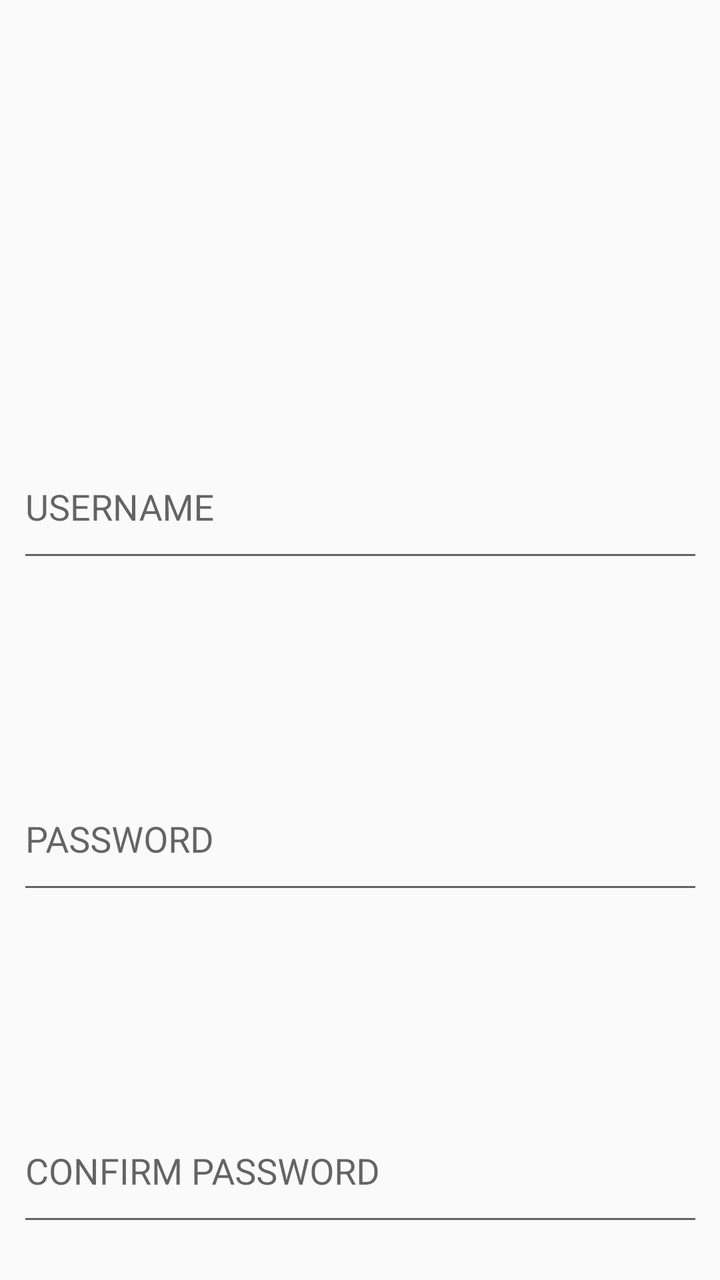
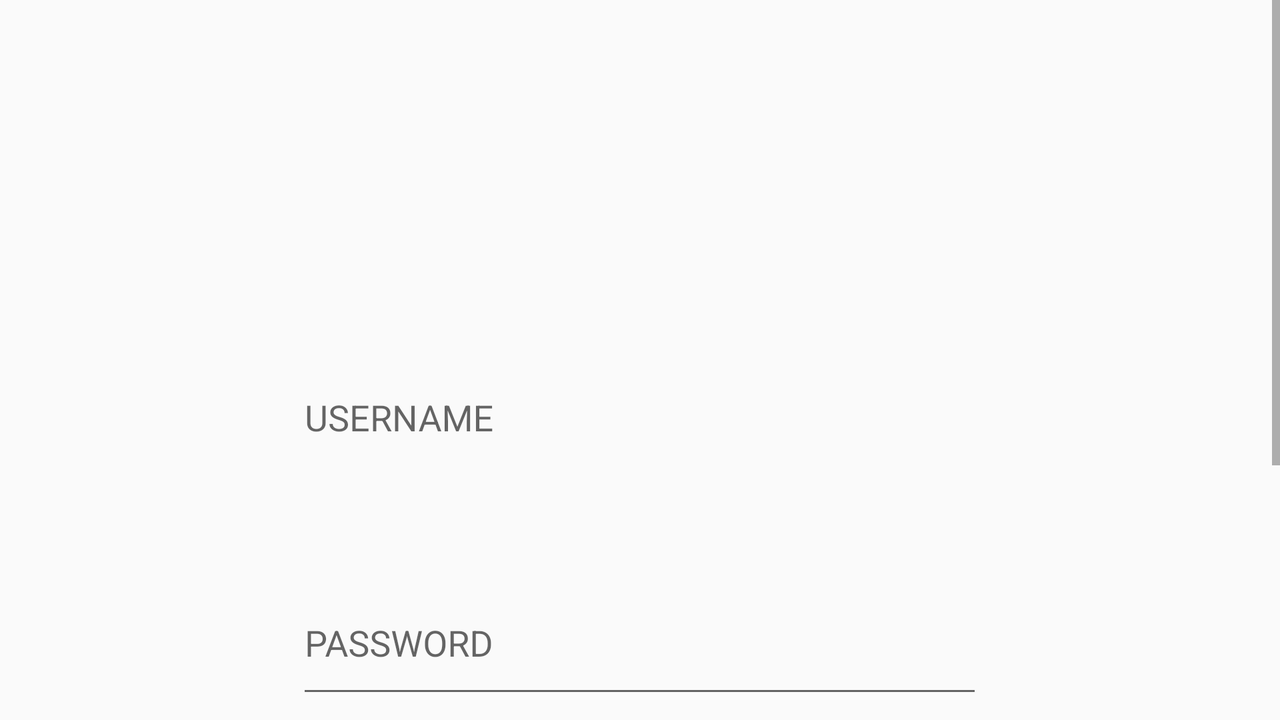

An Android layout and its configuration variant, each rendered on a device that would load it. The default file and the variant file are quoted in full after the pictures.
<!-- AndroidManifest.xml: application theme AppTheme -->
<!-- res/layout/content_signup.xml -->
<?xml version="1.0" encoding="utf-8"?>
<android.support.constraint.ConstraintLayout xmlns:android="http://schemas.android.com/apk/res/android"
    xmlns:app="http://schemas.android.com/apk/res-auto"
    xmlns:tools="http://schemas.android.com/tools"
    android:id="@+id/constraintLayout"
    android:layout_width="match_parent"
    android:layout_height="match_parent"
    app:layout_behavior="@string/appbar_scrolling_view_behavior"
    tools:showIn="@layout/activity_signup">

    <android.support.design.widget.TextInputLayout
        android:id="@+id/textInputLayout4"
        android:layout_width="343dp"
        android:layout_height="78dp"
        android:layout_marginStart="@dimen/port_margin_textinput_gori"
        android:layout_marginLeft="@dimen/port_margin_textinput_gori"
        android:layout_marginTop="208dp"
        android:layout_marginEnd="@dimen/port_margin_textinput_gori"
        android:layout_marginRight="@dimen/port_margin_textinput_gori"
        app:layout_constraintEnd_toEndOf="parent"
        app:layout_constraintStart_toStartOf="parent"
        app:layout_constraintTop_toTopOf="parent">

        <android.support.design.widget.TextInputEditText
            android:id="@+id/username"
            android:layout_width="match_parent"
            android:layout_height="match_parent"
            android:singleLine="true"
            android:hint="@string/username_hint" />

    </android.support.design.widget.TextInputLayout>

    <TextView
        android:id="@+id/username_info"
        android:layout_width="wrap_content"
        android:layout_height="wrap_content"
        android:layout_marginTop="10dp"
        android:text=""
        android:textColor="@color/warn"
        android:textSize="20sp"
        android:visibility="gone"
        app:layout_constraintEnd_toEndOf="parent"
        app:layout_constraintStart_toStartOf="parent"
        app:layout_constraintTop_toBottomOf="@+id/textInputLayout4" />

    <android.support.design.widget.TextInputLayout
        android:id="@+id/textInputLayout5"
        android:layout_width="343dp"
        android:layout_height="78dp"
        android:layout_marginStart="@dimen/port_margin_textinput_gori"
        android:layout_marginLeft="@dimen/port_margin_textinput_gori"
        android:layout_marginTop="88dp"
        android:layout_marginEnd="@dimen/port_margin_textinput_gori"
        android:layout_marginRight="@dimen/port_margin_textinput_gori"
        app:layout_constraintEnd_toEndOf="parent"
        app:layout_constraintStart_toStartOf="parent"
        app:layout_constraintTop_toBottomOf="@+id/textInputLayout4">

        <android.support.design.widget.TextInputEditText
            android:id="@+id/password"
            android:layout_width="match_parent"
            android:layout_height="match_parent"
            android:singleLine="true"
            android:inputType="textPassword"
            android:hint="@string/password_hint" />
    </android.support.design.widget.TextInputLayout>

    <TextView
        android:id="@+id/password_info"
        android:layout_width="wrap_content"
        android:layout_height="wrap_content"
        android:layout_marginTop="10dp"
        android:text=""
        android:textColor="@color/warn"
        android:textSize="20sp"
        android:visibility="gone"
        app:layout_constraintEnd_toEndOf="parent"
        app:layout_constraintStart_toStartOf="parent"
        app:layout_constraintTop_toBottomOf="@+id/textInputLayout5" />
    <android.support.design.widget.TextInputLayout
        android:id="@+id/textInputLayout6"
        android:layout_width="343dp"
        android:layout_height="78dp"
        android:layout_marginStart="@dimen/port_margin_textinput_gori"
        android:layout_marginLeft="@dimen/port_margin_textinput_gori"
        android:layout_marginTop="88dp"
        android:layout_marginEnd="@dimen/port_margin_textinput_gori"
        android:layout_marginRight="@dimen/port_margin_textinput_gori"
        app:layout_constraintEnd_toEndOf="parent"
        app:layout_constraintStart_toStartOf="parent"
        app:layout_constraintTop_toBottomOf="@+id/textInputLayout5">

        <android.support.design.widget.TextInputEditText
            android:id="@+id/con_password"
            android:layout_width="match_parent"
            android:layout_height="match_parent"
            android:singleLine="true"
            android:inputType="textPassword"
            android:hint="@string/password_confirm_hint" />
    </android.support.design.widget.TextInputLayout>

    <TextView
        android:id="@+id/con_pwd_info"
        android:layout_width="wrap_content"
        android:layout_height="wrap_content"
        android:layout_marginTop="10dp"
        android:text=""
        android:textColor="@color/warn"
        android:textSize="20sp"
        android:visibility="gone"
        app:layout_constraintEnd_toEndOf="parent"
        app:layout_constraintStart_toStartOf="parent"
        app:layout_constraintTop_toBottomOf="@+id/textInputLayout6" />
    <Button
        android:id="@+id/signup_con"
        android:layout_width="240dp"
        android:layout_height="45dp"
        android:layout_marginTop="50dp"
        android:background="@color/colorButton"
        android:text="@string/signup_button"
        app:layout_constraintTop_toBottomOf="@+id/textInputLayout6"
        app:layout_constraintEnd_toEndOf="parent"
        app:layout_constraintStart_toStartOf="parent" />
</android.support.constraint.ConstraintLayout>
<!-- res/layout/activity_signup.xml (included above) -->
<?xml version="1.0" encoding="utf-8"?>
<android.support.design.widget.CoordinatorLayout xmlns:android="http://schemas.android.com/apk/res/android"
    android:layout_width="match_parent"
    android:layout_height="match_parent">

    <android.support.design.widget.AppBarLayout
        android:layout_width="match_parent"
        android:layout_height="wrap_content"
        android:theme="@style/AppTheme.AppBarOverlay">

        <Button
            android:id="@+id/back"
            android:layout_width="100dp"
            android:layout_height="wrap_content"
            android:layout_marginTop="20dp"
            android:layout_marginBottom="20dp"
            android:layout_weight="1"
            android:background="@color/colorPrimary"
            android:text="@string/back_hint"
            android:textColor="@color/signUp"
            android:textSize="20sp"
            android:textStyle="bold" />

    </android.support.design.widget.AppBarLayout>

    <include
        layout="@layout/content_signup"
        android:layout_width="match_parent"
        android:layout_height="wrap_content" />

</android.support.design.widget.CoordinatorLayout>
<!-- resources referenced by this layout -->
<resources>
  <color name="colorButton">#53868B</color>
  <color name="colorPrimary">#EE6363</color>
  <color name="signUp">#FFFFFF</color>
  <color name="warn">#FF0000</color>
  <dimen name="port_margin_textinput_gori">22dp</dimen>
  <string name="back_hint">Back</string>
  <string name="password_confirm_hint">CONFIRM PASSWORD</string>
  <string name="password_hint">PASSWORD</string>
  <string name="signup_button">SIGN UP</string>
  <string name="username_hint">USERNAME</string>
  <style name="AppTheme.AppBarOverlay" parent="ThemeOverlay.AppCompat.Dark.ActionBar" />
  <style name="AppTheme" parent="Theme.AppCompat.Light.DarkActionBar">
          
          <item name="colorPrimary">@color/colorPrimary</item>
          <item name="colorPrimaryDark">@color/colorPrimaryDark</item>
          <item name="colorAccent">@color/colorAccent</item>
          <item name="windowNoTitle">true</item>
      </style>
  <color name="colorPrimaryDark">#00574B</color>
  <color name="colorAccent">#D81B60</color>
</resources>
<!-- res/layout-land/content_signup.xml (the repository's variant of the layout above) -->
<!-- drawn on the phone turned sideways -->
<?xml version="1.0" encoding="utf-8"?>
<android.support.constraint.ConstraintLayout xmlns:android="http://schemas.android.com/apk/res/android"
    xmlns:app="http://schemas.android.com/apk/res-auto"
    xmlns:tools="http://schemas.android.com/tools"
    android:id="@+id/constraintLayout"
    android:layout_width="match_parent"
    android:layout_height="match_parent"
    app:layout_behavior="@string/appbar_scrolling_view_behavior"
    tools:showIn="@layout/activity_signup"
    tools:context="com.example.a39500.myapplication.SignupActivity">


    <ScrollView
        android:layout_width="match_parent"
        android:layout_height="match_parent">

        <LinearLayout
            android:layout_width="match_parent"
            android:layout_height="wrap_content"
            android:orientation="vertical"
            android:gravity="center">

            <android.support.design.widget.TextInputLayout
                android:id="@+id/textInputLayout4"
                android:layout_width="343dp"
                android:layout_height="78dp"
                android:layout_marginTop="158dp"
                app:layout_constraintTop_toTopOf="parent">

                <android.support.design.widget.TextInputEditText
                    android:id="@+id/username"
                    android:layout_width="match_parent"
                    android:layout_height="78dp"
                    android:singleLine="true"
                    android:hint="@string/username_hint" />

            </android.support.design.widget.TextInputLayout>

            <TextView
                android:id="@+id/username_info"
                android:layout_width="wrap_content"
                android:layout_height="wrap_content"
                android:layout_weight="1"
                android:layout_marginTop="10dp"
                android:text=""
                android:textSize="20sp"
                android:visibility="gone"
                android:textColor="@color/warn"/>

            <android.support.design.widget.TextInputLayout
                android:id="@+id/textInputLayout5"
                android:layout_width="343dp"
                android:layout_height="78dp"
                android:layout_marginTop="40dp"
                app:layout_constraintTop_toBottomOf="@+id/textInputLayout4">

                <android.support.design.widget.TextInputEditText
                    android:id="@+id/password"
                    android:layout_width="match_parent"
                    android:layout_height="match_parent"
                    android:singleLine="true"
                    android:inputType="textPassword"
                    android:hint="@string/password_hint" />
            </android.support.design.widget.TextInputLayout>

            <TextView
                android:id="@+id/password_info"
                android:layout_width="wrap_content"
                android:layout_height="wrap_content"
                android:layout_weight="1"
                android:layout_marginTop="10dp"
                android:text=""
                android:textSize="20sp"
                android:visibility="gone"
                android:textColor="@color/warn"/>
            <android.support.design.widget.TextInputLayout
                android:id="@+id/textInputLayout6"
                android:layout_width="343dp"
                android:layout_height="78dp"
                android:layout_marginTop="40dp"
                app:layout_constraintTop_toBottomOf="@+id/textInputLayout5">

                <android.support.design.widget.TextInputEditText
                    android:id="@+id/con_password"
                    android:layout_width="match_parent"
                    android:singleLine="true"
                    android:layout_height="match_parent"
                    android:inputType="textPassword"
                    android:hint="@string/password_confirm_hint" />
            </android.support.design.widget.TextInputLayout>

            <TextView
                android:id="@+id/con_pwd_info"
                android:layout_width="wrap_content"
                android:layout_height="wrap_content"
                android:layout_weight="1"
                android:layout_marginTop="10dp"
                android:text=""
                android:textSize="20sp"
                android:visibility="gone"
                android:textColor="@color/warn"/>
            <Button
                android:id="@+id/signup_con"
                android:layout_width="240dp"
                android:layout_height="45dp"
                android:layout_marginTop="40dp"
                android:background="@color/colorButton"
                android:clickable="false"
                android:text="@string/signup_button"
                app:layout_constraintTop_toBottomOf="@+id/textInputLayout6" />


        </LinearLayout>
    </ScrollView>

</android.support.constraint.ConstraintLayout>
<!-- res/layout/content_signup.xml (included above) -->
<?xml version="1.0" encoding="utf-8"?>
<android.support.constraint.ConstraintLayout xmlns:android="http://schemas.android.com/apk/res/android"
    xmlns:app="http://schemas.android.com/apk/res-auto"
    xmlns:tools="http://schemas.android.com/tools"
    android:id="@+id/constraintLayout"
    android:layout_width="match_parent"
    android:layout_height="match_parent"
    app:layout_behavior="@string/appbar_scrolling_view_behavior"
    tools:showIn="@layout/activity_signup">

    <android.support.design.widget.TextInputLayout
        android:id="@+id/textInputLayout4"
        android:layout_width="343dp"
        android:layout_height="78dp"
        android:layout_marginStart="@dimen/port_margin_textinput_gori"
        android:layout_marginLeft="@dimen/port_margin_textinput_gori"
        android:layout_marginTop="208dp"
        android:layout_marginEnd="@dimen/port_margin_textinput_gori"
        android:layout_marginRight="@dimen/port_margin_textinput_gori"
        app:layout_constraintEnd_toEndOf="parent"
        app:layout_constraintStart_toStartOf="parent"
        app:layout_constraintTop_toTopOf="parent">

        <android.support.design.widget.TextInputEditText
            android:id="@+id/username"
            android:layout_width="match_parent"
            android:layout_height="match_parent"
            android:singleLine="true"
            android:hint="@string/username_hint" />

    </android.support.design.widget.TextInputLayout>

    <TextView
        android:id="@+id/username_info"
        android:layout_width="wrap_content"
        android:layout_height="wrap_content"
        android:layout_marginTop="10dp"
        android:text=""
        android:textColor="@color/warn"
        android:textSize="20sp"
        android:visibility="gone"
        app:layout_constraintEnd_toEndOf="parent"
        app:layout_constraintStart_toStartOf="parent"
        app:layout_constraintTop_toBottomOf="@+id/textInputLayout4" />

    <android.support.design.widget.TextInputLayout
        android:id="@+id/textInputLayout5"
        android:layout_width="343dp"
        android:layout_height="78dp"
        android:layout_marginStart="@dimen/port_margin_textinput_gori"
        android:layout_marginLeft="@dimen/port_margin_textinput_gori"
        android:layout_marginTop="88dp"
        android:layout_marginEnd="@dimen/port_margin_textinput_gori"
        android:layout_marginRight="@dimen/port_margin_textinput_gori"
        app:layout_constraintEnd_toEndOf="parent"
        app:layout_constraintStart_toStartOf="parent"
        app:layout_constraintTop_toBottomOf="@+id/textInputLayout4">

        <android.support.design.widget.TextInputEditText
            android:id="@+id/password"
            android:layout_width="match_parent"
            android:layout_height="match_parent"
            android:singleLine="true"
            android:inputType="textPassword"
            android:hint="@string/password_hint" />
    </android.support.design.widget.TextInputLayout>

    <TextView
        android:id="@+id/password_info"
        android:layout_width="wrap_content"
        android:layout_height="wrap_content"
        android:layout_marginTop="10dp"
        android:text=""
        android:textColor="@color/warn"
        android:textSize="20sp"
        android:visibility="gone"
        app:layout_constraintEnd_toEndOf="parent"
        app:layout_constraintStart_toStartOf="parent"
        app:layout_constraintTop_toBottomOf="@+id/textInputLayout5" />
    <android.support.design.widget.TextInputLayout
        android:id="@+id/textInputLayout6"
        android:layout_width="343dp"
        android:layout_height="78dp"
        android:layout_marginStart="@dimen/port_margin_textinput_gori"
        android:layout_marginLeft="@dimen/port_margin_textinput_gori"
        android:layout_marginTop="88dp"
        android:layout_marginEnd="@dimen/port_margin_textinput_gori"
        android:layout_marginRight="@dimen/port_margin_textinput_gori"
        app:layout_constraintEnd_toEndOf="parent"
        app:layout_constraintStart_toStartOf="parent"
        app:layout_constraintTop_toBottomOf="@+id/textInputLayout5">

        <android.support.design.widget.TextInputEditText
            android:id="@+id/con_password"
            android:layout_width="match_parent"
            android:layout_height="match_parent"
            android:singleLine="true"
            android:inputType="textPassword"
            android:hint="@string/password_confirm_hint" />
    </android.support.design.widget.TextInputLayout>

    <TextView
        android:id="@+id/con_pwd_info"
        android:layout_width="wrap_content"
        android:layout_height="wrap_content"
        android:layout_marginTop="10dp"
        android:text=""
        android:textColor="@color/warn"
        android:textSize="20sp"
        android:visibility="gone"
        app:layout_constraintEnd_toEndOf="parent"
        app:layout_constraintStart_toStartOf="parent"
        app:layout_constraintTop_toBottomOf="@+id/textInputLayout6" />
    <Button
        android:id="@+id/signup_con"
        android:layout_width="240dp"
        android:layout_height="45dp"
        android:layout_marginTop="50dp"
        android:background="@color/colorButton"
        android:text="@string/signup_button"
        app:layout_constraintTop_toBottomOf="@+id/textInputLayout6"
        app:layout_constraintEnd_toEndOf="parent"
        app:layout_constraintStart_toStartOf="parent" />
</android.support.constraint.ConstraintLayout>
